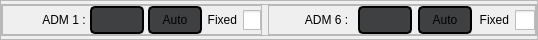
                        <widget class="QFrame" name="frame_24">
                         <property name="maximumSize">
                          <size>
                           <width>16777215</width>
                           <height>40</height>
                          </size>
                         </property>
                         <property name="styleSheet">
                          <string notr="true"/>
                         </property>
                         <property name="frameShape">
                          <enum>QFrame::StyledPanel</enum>
                         </property>
                         <property name="frameShadow">
                          <enum>QFrame::Raised</enum>
                         </property>
                         <layout class="QGridLayout" name="gridLayout_22">
                          <property name="leftMargin">
                           <number>0</number>
                          </property>
                          <property name="topMargin">
                           <number>0</number>
                          </property>
                          <property name="rightMargin">
                           <number>0</number>
                          </property>
                          <property name="bottomMargin">
                           <number>0</number>
                          </property>
                          <property name="horizontalSpacing">
                           <number>6</number>
                          </property>
                          <property name="verticalSpacing">
                           <number>0</number>
                          </property>
                          <item row="0" column="0">
                           <widget class="QFrame" name="frame_26">
                            <property name="maximumSize">
                             <size>
                              <width>16777215</width>
                              <height>32</height>
                             </size>
                            </property>
                            <property name="styleSheet">
                             <string notr="true"/>
                            </property>
                            <property name="frameShape">
                             <enum>QFrame::StyledPanel</enum>
                            </property>
                            <property name="frameShadow">
                             <enum>QFrame::Raised</enum>
                            </property>
                            <layout class="QGridLayout" name="gridLayout_21">
                             <property name="leftMargin">
                              <number>0</number>
                             </property>
                             <property name="topMargin">
                              <number>0</number>
                             </property>
                             <property name="rightMargin">
                              <number>0</number>
                             </property>
                             <property name="bottomMargin">
                              <number>0</number>
                             </property>
                             <property name="horizontalSpacing">
                              <number>6</number>
                             </property>
                             <property name="verticalSpacing">
                              <number>0</number>
                             </property>
                             <item row="0" column="0">
                              <widget class="QFrame" name="frame_42">
                               <property name="styleSheet">
                                <string notr="true"/>
                               </property>
                               <property name="frameShape">
                                <enum>QFrame::StyledPanel</enum>
                               </property>
                               <property name="frameShadow">
                                <enum>QFrame::Raised</enum>
                               </property>
                               <layout class="QGridLayout" name="gridLayout_37">
                                <property name="leftMargin">
                                 <number>0</number>
                                </property>
                                <property name="topMargin">
                                 <number>0</number>
                                </property>
                                <property name="rightMargin">
                                 <number>0</number>
                                </property>
                                <property name="bottomMargin">
                                 <number>0</number>
                                </property>
                                <property name="horizontalSpacing">
                                 <number>4</number>
                                </property>
                                <property name="verticalSpacing">
                                 <number>6</number>
                                </property>
                                <item row="0" column="3">
                                 <widget class="QCheckBox" name="adm1_rand_check">
                                  <property name="layoutDirection">
                                   <enum>Qt::RightToLeft</enum>
                                  </property>
                                  <property name="styleSheet">
                                   <string notr="true">#adm1_rand_check{
	font: 700 9pt &quot;Segoe UI&quot;;
}
#adm1_rand_check::indicator
                                                    {
margin-left:-2px;
                               width : 20px;
                               height : 20px;
                               }

#adm1_rand_check::indicator:unchecked{

	image: url(resources/style/icons/unchk3.ico);
}
#adm1_rand_check::indicator:checked{

	image: url(resources/style/icons/chk3.ico);
}</string>
                                  </property>
                                  <property name="text">
                                   <string>Fixed</string>
                                  </property>
                                 </widget>
                                </item>
                                <item row="0" column="0">
                                 <widget class="QLabel" name="adm1_label">
                                  <property name="text">
                                   <string>            ADM 1 :</string>
                                  </property>
                                 </widget>
                                </item>
                                <item row="0" column="1">
                                 <widget class="QLineEdit" name="adm1_text">
                                  <property name="contextMenuPolicy">
                                   <enum>Qt::NoContextMenu</enum>
                                  </property>
                                  <property name="styleSheet">
                                   <string notr="true">QLineEdit{
background-color: rgba(63,64,66,255);
border:2px solid black;
height:25px;
border-radius:5px;
color:white;
width:50px;
}
QLineEdit:focus {
 background-color: rgba(63,64,66,255);

border:2px solid black;
}
QLineEdit:hover{
border:2px solid black;
}
</string>
                                  </property>
                                  <property name="inputMethodHints">
                                   <set>Qt::ImhDigitsOnly</set>
                                  </property>
                                  <property name="maxLength">
                                   <number>8</number>
                                  </property>
                                  <property name="alignment">
                                   <set>Qt::AlignCenter</set>
                                  </property>
                                  <property name="readOnly">
                                   <bool>false</bool>
                                  </property>
                                 </widget>
                                </item>
                                <item row="0" column="2">
                                 <widget class="QPushButton" name="adm1_auto">
                                  <property name="cursor">
                                   <cursorShape>PointingHandCursor</cursorShape>
                                  </property>
                                  <property name="contextMenuPolicy">
                                   <enum>Qt::NoContextMenu</enum>
                                  </property>
                                  <property name="styleSheet">
                                   <string notr="true">QPushButton{background-color: rgba(63,64,66,255);
font: 600 9pt &quot;Segoe UI&quot;;
height:26px;
width:50px;
border-radius:5px;
border:2px solid black;
}
QPushButton:hover{

background-color:rgba(32,33,36,255);
}</string>
                                  </property>
                                  <property name="text">
                                   <string>Auto</string>
                                  </property>
                                 </widget>
                                </item>
                               </layout>
                              </widget>
                             </item>
                             <item row="0" column="1">
                              <widget class="QFrame" name="frame_43">
                               <property name="styleSheet">
                                <string notr="true"/>
                               </property>
                               <property name="frameShape">
                                <enum>QFrame::StyledPanel</enum>
                               </property>
                               <property name="frameShadow">
                                <enum>QFrame::Raised</enum>
                               </property>
                               <layout class="QGridLayout" name="gridLayout_38">
                                <property name="leftMargin">
                                 <number>0</number>
                                </property>
                                <property name="topMargin">
                                 <number>0</number>
                                </property>
                                <property name="rightMargin">
                                 <number>0</number>
                                </property>
                                <property name="bottomMargin">
                                 <number>0</number>
                                </property>
                                <property name="verticalSpacing">
                                 <number>0</number>
                                </property>
                                <item row="0" column="1">
                                 <widget class="QLineEdit" name="adm6_text">
                                  <property name="contextMenuPolicy">
                                   <enum>Qt::NoContextMenu</enum>
                                  </property>
                                  <property name="styleSheet">
                                   <string notr="true">QLineEdit{
background-color: rgba(63,64,66,255);
border:2px solid black;
height:25px;
border-radius:5px;
color:white;
width:50px;
}
QLineEdit:focus {
 background-color: rgba(63,64,66,255);

border:2px solid black;
}
QLineEdit:hover{
border:2px solid black;
}</string>
                                  </property>
                                  <property name="inputMethodHints">
                                   <set>Qt::ImhDigitsOnly</set>
                                  </property>
                                  <property name="maxLength">
                                   <number>8</number>
                                  </property>
                                  <property name="alignment">
                                   <set>Qt::AlignCenter</set>
                                  </property>
                                  <property name="readOnly">
                                   <bool>false</bool>
                                  </property>
                                 </widget>
                                </item>
                                <item row="0" column="0">
                                 <widget class="QLabel" name="adm6_label">
                                  <property name="text">
                                   <string>           ADM 6 : </string>
                                  </property>
                                 </widget>
                                </item>
                                <item row="0" column="3">
                                 <widget class="QCheckBox" name="adm6_rand_check">
                                  <property name="layoutDirection">
                                   <enum>Qt::RightToLeft</enum>
                                  </property>
                                  <property name="styleSheet">
                                   <string notr="true">#adm6_rand_check{
	font: 700 9pt &quot;Segoe UI&quot;;
}
#adm6_rand_check::indicator
                                          {
                               width : 20px;
                               height : 20px;
                               }
#adm6_rand_check::indicator:unchecked{

	image: url(resources/style/icons/unchk3.ico);
}
#adm6_rand_check::indicator:checked{

	image: url(resources/style/icons/chk3.ico);
}</string>
                                  </property>
                                  <property name="text">
                                   <string>Fixed</string>
                                  </property>
                                 </widget>
                                </item>
                                <item row="0" column="2">
                                 <widget class="QPushButton" name="adm6_auto">
                                  <property name="cursor">
                                   <cursorShape>PointingHandCursor</cursorShape>
                                  </property>
                                  <property name="contextMenuPolicy">
                                   <enum>Qt::NoContextMenu</enum>
                                  </property>
                                  <property name="styleSheet">
                                   <string notr="true">QPushButton{background-color: rgba(63,64,66,255);
font: 600 9pt &quot;Segoe UI&quot;;
height:26px;
width:50px;
border-radius:5px;
border:2px solid black;
}
QPushButton:hover{

background-color:rgba(32,33,36,255);
}</string>
                                  </property>
                                  <property name="text">
                                   <string>Auto</string>
                                  </property>
                                 </widget>
                                </item>
                               </layout>
                              </widget>
                             </item>
                            </layout>
                           </widget>
                          </item>
                         </layout>
                        </widget>
